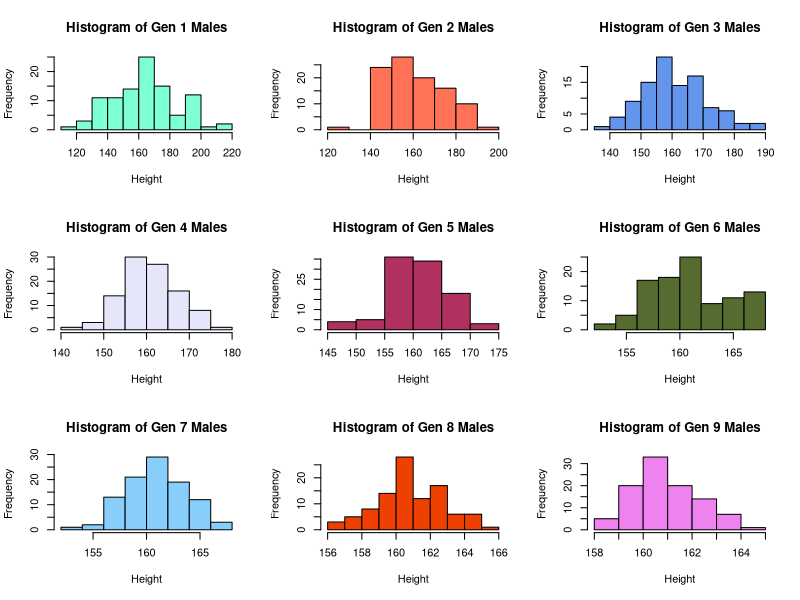
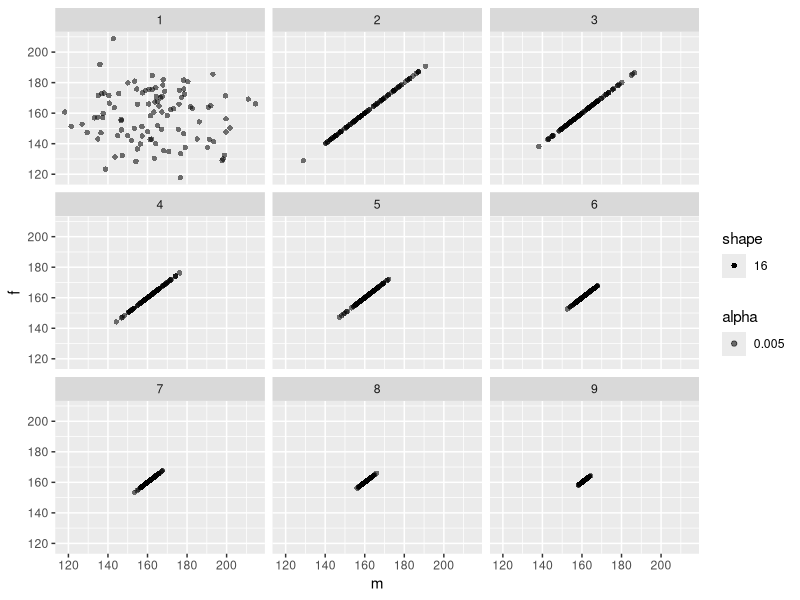
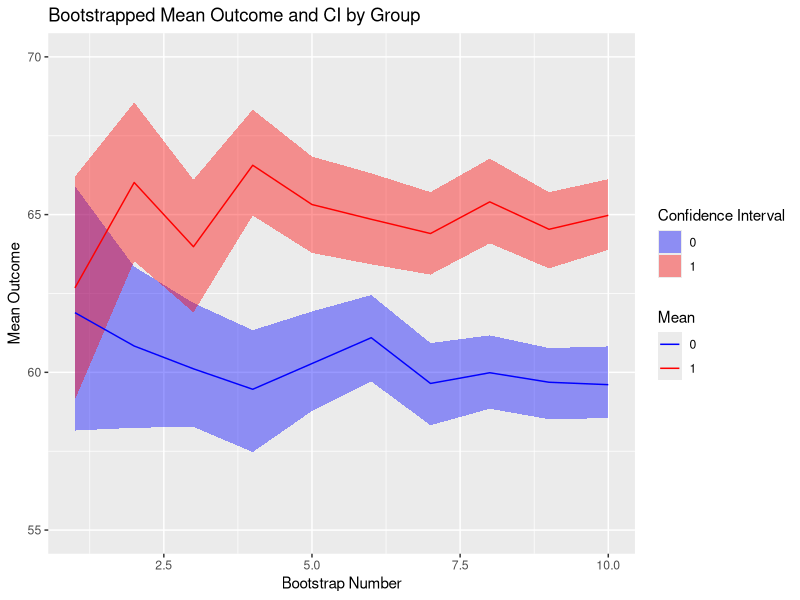
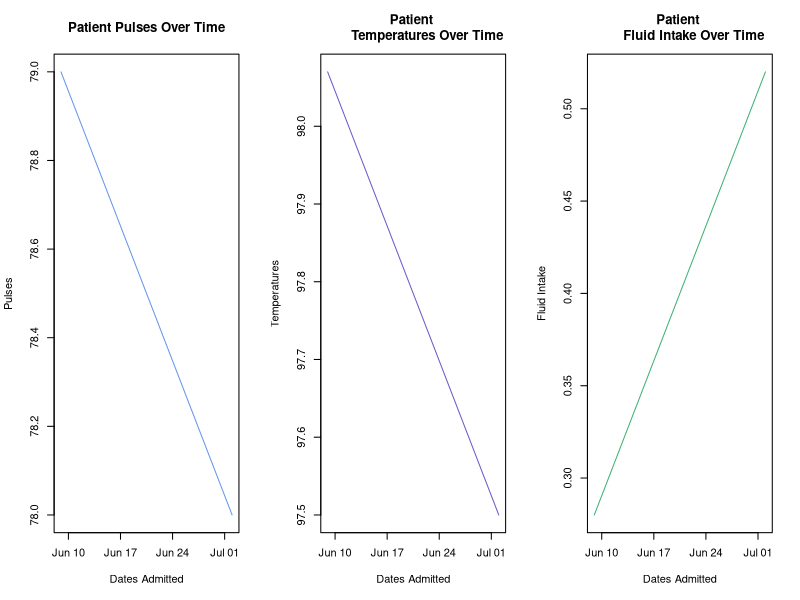

Write R code to recreate these figures, in order.
## ---- chunk 1
install.packages("ggplot2", repos = "http://cran.us.r-project.org")
library(ggplot2)
install.packages("testthat", repos = "http://cran.us.r-project.org")
library(testthat)
## ---- chunk 2
# randomly generate population heights at generation 1
pop1 <- data.frame(m = rnorm(100, 160, 20), f = rnorm(100, 160, 20))
## ---- chunk 3
# returns heights of the next generation
next_gen <- function(pop) {
    pop$m <- sample(pop$m)
    pop$m <- rowMeans(pop)
    pop$f <- pop$m
    pop
}
## ---- chunk 4
# create generations 1-9
# 1: pop
pop2 <- next_gen(pop1)
pop3 <- next_gen(pop2)
pop4 <- next_gen(pop3)
pop5 <- next_gen(pop4)
pop6 <- next_gen(pop5)
pop7 <- next_gen(pop6)
pop8 <- next_gen(pop7)
pop9 <- next_gen(pop8)

# plot distribution of male heights in each generation
par(mfrow=c(3,3))
hist(x = pop1$m, xlab = "Height", main = "Histogram of Gen 1 Males", col = "aquamarine")
hist(x = pop2$m, xlab = "Height", main = "Histogram of Gen 2 Males", col = "coral 1")
hist(x = pop3$m, xlab = "Height", main = "Histogram of Gen 3 Males", col = "cornflower blue")
hist(x = pop4$m, xlab = "Height", main = "Histogram of Gen 4 Males", col = "lavender")
hist(x = pop5$m, xlab = "Height", main = "Histogram of Gen 5 Males", col = "maroon")
hist(x = pop6$m, xlab = "Height", main = "Histogram of Gen 6 Males", col = "dark olive green")
hist(x = pop7$m, xlab = "Height", main = "Histogram of Gen 7 Males", col = "light sky blue")
hist(x = pop8$m, xlab = "Height", main = "Histogram of Gen 8 Males", col = "orange red 2")
hist(x = pop9$m, xlab = "Height", main = "Histogram of Gen 9 Males", col = "violet")
## ---- chunk 5
par(mfrow=c(1,1))
## ---- chunk 6
idx <- sort(rep(1:9, nrow(pop1))) # create index for respective generation group
gen.data <- cbind(rbind(pop1, pop2, pop3, pop4, pop5, pop6, pop7, pop8, pop9), idx)
ggplot(data = gen.data) + geom_point(mapping=aes(x=m, y=f, alpha=0.005, shape='16')) + facet_wrap( ~idx)
## ---- chunk 7
set.seed(100) # set seed to replicate outcome
n <- 1000 # number of times we repeat procedure
alpha <- .05

# function to get treatment and outcome data
get.data <- function(sample.size) {
  for(i in (1:sample.size)) {
  treatment <- rbinom(n=sample.size, size=1, prob=.5)
  outcome <- rnorm(n=sample.size, mean=60, sd=20)
  for(a in (1:sample.size)) {
    if (treatment[a] == 1) {
      outcome[a] <- outcome[a] + 5
      }
    }
  }
  study.data <- data.frame(cbind(treatment, outcome))
  return(study.data)
}

# vector of means for two treatment groups

# treatment = 0 
means.group0 <- vector()
lower.bounds0 <- vector()
upper.bounds0 <- vector()

# treatment = 1
means.group1 <- vector()
lower.bounds1 <- vector()
upper.bounds1 <- vector()

# bootstrapping 
for (i in seq(250,2500,250)) {
  current.data <- get.data(i)
  means.0 <- vector()
  means.1 <- vector()
  for (j in 1:n) {
    sample.data <- current.data[sample(nrow(current.data), size = i, replace = TRUE), ]
    means.0[j] <- mean(sample.data[which(sample.data$treatment==0),]$outcome)
    means.1[j] <- mean(sample.data[which(sample.data$treatment==1),]$outcome)
  }
  means.group0 <- c(means.group0, mean(means.0))
  means.group1 <- c(means.group1, mean(means.1))
  lower0 <- quantile(means.0, c(0.025, 0.975))[1]
  upper0 <- quantile(means.0, c(0.025, 0.975))[2]
  lower1 <- quantile(means.1, c(0.025, 0.975))[1]
  upper1 <- quantile(means.1, c(0.025, 0.975))[2]
  lower.bounds0 <- c(lower.bounds0, lower0)
  upper.bounds0 <- c(upper.bounds0, upper0)
  lower.bounds1 <- c(lower.bounds1, lower1)
  upper.bounds1 <- c(upper.bounds1, upper1)
}

# displaying means and bounds in dataframe
bootstrap.0 <- data.frame(means=means.group0, lower=lower.bounds0, upper=upper.bounds0)
bootstrap.0$idx <- 0
bootstrap.0
bootstrap.1 <- data.frame(means=means.group1, lower=lower.bounds1, upper=upper.bounds1)
bootstrap.1$idx <- 1
bootstrap.1
## ---- chunk 8
# combine two data frames
bootstrap <- rep(1:10,2) # boostrap number 1-10 for each treatment group
all.data <- cbind(bootstrap, rbind(bootstrap.0, bootstrap.1))
all.data

# line chart with bootstrap mean and lower/upper percentile intervals for each group
p <- ggplot(data=all.data, aes(x=bootstrap, y=means)) +
  scale_fill_manual(values=c("blue", "red"), name="Confidence Interval") +
  scale_colour_manual(values=c("blue", "red"), name="Mean") +
  geom_ribbon(aes(ymin=all.data$lower, ymax=all.data$upper, group=factor(idx),
                  fill=factor(idx)), alpha=0.4) +
  geom_line(aes(group=factor(idx), colour=factor(idx))) +
  ylab("Mean Outcome") + xlab("Bootstrap Number") + ggtitle("Bootstrapped Mean Outcome and CI by Group") + ylim(55,70)
p
## ---- chunk 9
makePatient <- function() {
  vowel <- grep("[aeiou]", letters)
  cons <- grep("[^aeiou]", letters)
  name <- paste(sample(LETTERS[cons], 1), sample(letters[vowel], 1), sample(letters[cons], 1), sep='')
  gender <- factor(sample(0:1, 1), levels=0:1, labels=c('female','male'))
  dob <- as.Date(sample(7500, 1), origin="1970-01-01")
  n <- sample(6, 1)
  doa <- as.Date(sample(1500, n), origin="2010-01-01")
  pulse <- round(rnorm(n, 80, 10))
  temp <- round(rnorm(n, 98.4, 0.3), 2)
  fluid <- round(runif(n), 2)
  list(name, gender, dob, doa, pulse, temp, fluid)
}
## ---- chunk 10
set.seed(8)

# creation of S3 class medicalRecord
new.patient <- makePatient()
names(new.patient) <- c("name", "gender", "dob", "doa", "pulse", "temp", "fluid")

class(new.patient)
class(new.patient) <- "medicalRecord" # set class to medicalRecord
new.patient
class(new.patient)
## ---- chunk 11
# medicalRecord method for generic function mean
# rounded 2 decimal places
mean.medicalRecord <- function(patient) {
  pulses <- as.numeric(unlist(patient["pulse"]))
  temps <- as.numeric(unlist(patient["temp"]))
  fluids <- as.numeric(unlist(patient["fluid"]))
  mean.pulses <- mean(pulses)
  mean.temps <- mean(temps)
  mean.fluids <- mean(fluids)
  cat(sprintf("Average Pulse: %.2f \nAverage temperature: %.2f \nFluid: %.2f", 
              mean.pulses, mean.temps, mean.fluids), "\n")
}

mean.medicalRecord(new.patient)

# medicalRecord method for print

print.patient <- function(patient) {
  name <- as.character(unlist(patient["name"]))
  gender <- as.character(unlist(patient["gender"]))
  date.birth <- as.Date(unlist(patient["dob"]), origin = "1970-01-01")
  dates.admitted <- as.Date(unlist(patient["doa"]), origin = "1970-01-01")
  pulses <- as.numeric(unlist(patient["pulse"]))
  temps <- as.numeric(unlist(patient["temp"]))
  fluids <- as.numeric(unlist(patient["fluid"]))
  patient.data <- data.frame(dates.admitted, pulses, temps, fluids)
  ordered.data <- patient.data[order(as.Date(patient.data$dates, "%d/%m/%Y"), decreasing = FALSE),] 
  cat(sprintf("Patient name: %s \nGender: %s \nDate of Birth: %s \n", name, gender, date.birth))
  print(ordered.data)
}

print.patient(new.patient)

# plotting of measurements
plot.patient <- function(patient) {
  dates.admitted <- as.Date(unlist(patient["doa"]), origin = "1970-01-01")
  pulses <- as.numeric(unlist(patient["pulse"]))
  temps <- as.numeric(unlist(patient["temp"]))
  fluids <- as.numeric(unlist(patient["fluid"]))
  patient.data <- data.frame(dates.admitted, pulses, temps, fluids)
  ordered.data <- patient.data[order(as.Date(patient.data$dates, "%d/%m/%Y"), decreasing = FALSE),] 
  par(mfrow=c(1,3))
  plot(x = ordered.data$dates.admitted, y = ordered.data$pulses, type = 'l', main = 
         "Patient Pulses Over Time", xlab = "Dates Admitted", ylab = "Pulses", col = "cornflower blue")
  plot(x = ordered.data$dates.admitted, y = ordered.data$temps, type = 'l', main = "Patient 
       Temperatures Over Time", xlab = "Dates Admitted", ylab = "Temperatures", col = "slate blue")
  plot(x = ordered.data$dates.admitted, y = ordered.data$fluids, type = 'l', main = "Patient 
       Fluid Intake Over Time", xlab = "Dates Admitted", ylab = "Fluid Intake", col = "medium sea green")
}

plot.patient(new.patient)

## ---- chunk 12
set.seed(8)

# class for cohort of 10 patients
cohort <- replicate(10, makePatient())
rownames(cohort) <- c("name", "gender", "dob", "doa", "pulse", "temp", "fluid")

# mean method for cohort
mean.10 <- function(patients) {
  mean.pulses <- vector()
  mean.temps <- vector()
  mean.fluids <- vector()
  for (i in 1:10) {
    mean.pulses[i] <- mean(as.numeric(unlist(patients[5,i])))
    mean.temps[i] <- mean(as.numeric(unlist(patients[6,i])))
    mean.fluids[i] <- mean(as.numeric(unlist(patients[7,i])))
  }
  means.all <- data.frame(mean.pulses, mean.temps, mean.fluids)
  print(means.all)
}

mean.10(cohort) # output of mean

print.10 <- function(patients) {
  for (i in 1:10) {
    name <- as.character(unlist(patients["name",i]))
    gender <- as.character(unlist(patients["gender",i]))
    date.birth <- as.Date(unlist(patients["dob",i]), origin = "1970-01-01")
    dates.admitted <- as.Date(unlist(patients["doa",i]), origin = "1970-01-01")
    pulses <- as.numeric(unlist(patients["pulse",i]))
    temps <- as.numeric(unlist(patients["temp",i]))
    fluids <- as.numeric(unlist(patients["fluid",i]))
    patient.data <- data.frame(dates.admitted, pulses, temps, fluids)
    ordered.data <- patient.data[order(as.Date(patient.data$dates, "%d/%m/%Y"), decreasing = FALSE),]
    cat(sprintf("\n"))
    cat(sprintf("Patient name: %s \nGender: %s \nDate of Birth: %s \n", name, gender, date.birth))
    print(ordered.data)
  }
}

print.10(cohort) # output of print
